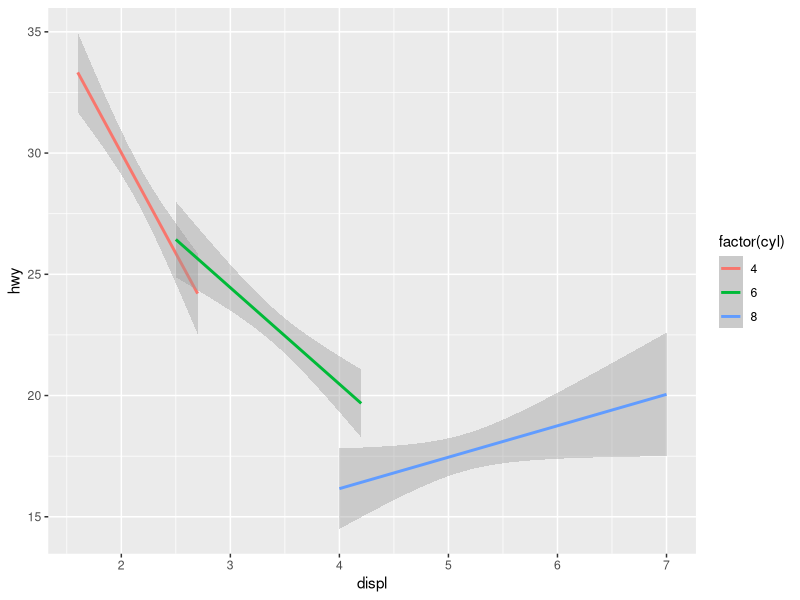

Reproduce this figure in R.
library(tidyverse)
mpg <- mpg
mpg %>% names()

mpg %>% 
  ggplot(aes(x=displ,y=hwy,color=factor(cyl)))+
  geom_smooth(method = 'lm')
mpg$hwy %>% mean()


m <- glm(data = mpg,
    formula =hwy ~ displ)

summary(m)



m <- glm(data = mpg,
    formula =hwy ~ displ+factor(cyl))


summary(m)

m$coefficients
library(modelr)

preds<- add_predictions(mpg,m)


